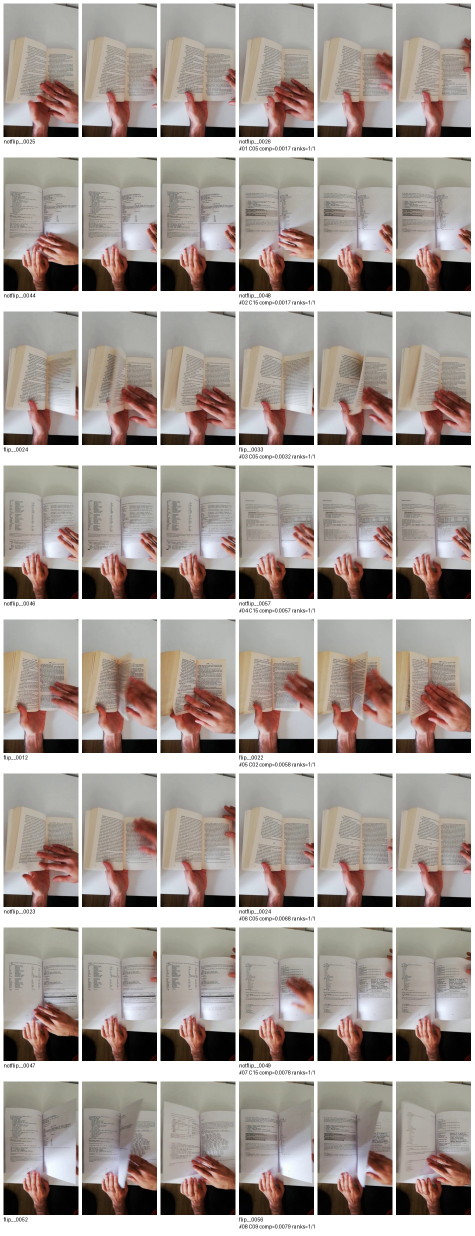
#> input picture raw_session_candidate_review/all_candidates_page_01.jpg, 949 x 2471 px (shown at 1/2 size)
$ python -i run_baseline.py   (imports and definitions only)
#> lines starting #> are read from the running program, lines starting #| are printed output that depends on the picture
#!/usr/bin/env python3
from __future__ import annotations

import argparse
import hashlib
import json
from pathlib import Path

import numpy as np
import pandas as pd
from PIL import Image, ImageOps
from sklearn.linear_model import LogisticRegression
from sklearn.metrics import (
    accuracy_score,
    confusion_matrix,
    f1_score,
    precision_score,
    recall_score,
)
from sklearn.pipeline import Pipeline
from sklearn.preprocessing import StandardScaler

SEED = 2026
POSITIVE_LABEL = 1
FEATURE_SIZE = (96, 96)


def entropy32(gray: np.ndarray) -> float:
    hist, _ = np.histogram(gray, bins=32, range=(0.0, 1.0))
    p = hist.astype(np.float64)
    p /= p.sum()
    p = p[p > 0]
    return float(-(p * np.log2(p)).sum())


def image_features(path: Path) -> dict[str, float]:
    with Image.open(path) as img:
#> img is the input picture: PIL image 949x2471 RGB; mean R, G, B 167, 157.6, 151.8
        img = ImageOps.exif_transpose(img).convert("RGB").resize(
            FEATURE_SIZE, Image.Resampling.BILINEAR
        )
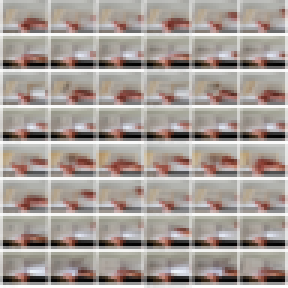
#> img: PIL image 96x96 RGB (shown 3 times larger); mean R, G, B 166.8, 157.4, 151.7
        rgb = np.asarray(img, dtype=np.float32) / 255.0

    gray = (
        0.299 * rgb[:, :, 0]
        + 0.587 * rgb[:, :, 1]
        + 0.114 * rgb[:, :, 2]
    )
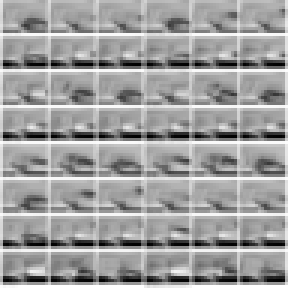
#> gray: shape (96, 96) float32 (shown 3 times larger); min 0.00392, max 1, mean 0.626

    gx = np.abs(np.diff(gray, axis=1))
    gy = np.abs(np.diff(gray, axis=0))
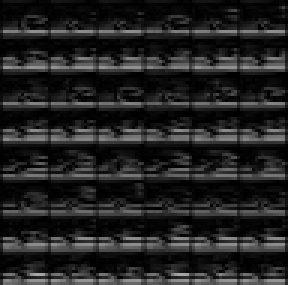
#> gy: shape (95, 96) float32 (shown 3 times larger); min 0, max 0.658, mean 0.135
    grad = np.sqrt(
        gx[:-1, :] ** 2
        + gy[:, :-1] ** 2
    )
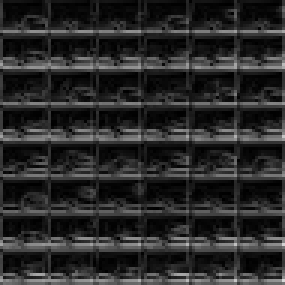
#> grad: shape (95, 95) float32 (shown 3 times larger); min 0, max 0.841, mean 0.161

    d2x = np.abs(np.diff(gray, n=2, axis=1))
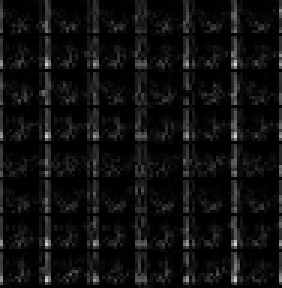
#> d2x: shape (96, 94) float32 (shown 3 times larger); min 0, max 0.827, mean 0.0631
    d2y = np.abs(np.diff(gray, n=2, axis=0))
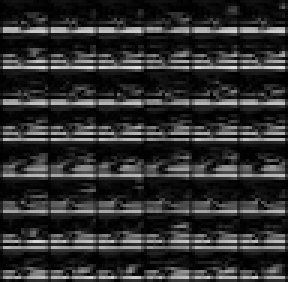
#> d2y: shape (94, 96) float32 (shown 3 times larger); min 0, max 0.873, mean 0.181

    h, w = gray.shape
#> h = 96; w = 96
    y0, y1 = h // 4, 3 * h // 4
#> y0 = 24; y1 = 72
    x0, x1 = w // 4, 3 * w // 4
#> x0 = 24; x1 = 72
    center = gray[y0:y1, x0:x1]
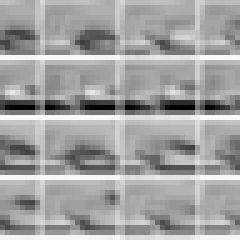
#> center: shape (48, 48) float32 (shown 5 times larger); min 0.00392, max 0.988, mean 0.636

    border_mask = np.ones_like(gray, dtype=bool)
    border_mask[y0:y1, x0:x1] = False
    border = gray[border_mask]
#> border = 6912 values, max 1 at index 6822, min 0.00392 at index 2077, mean 0.622

    return {
        "gray_mean": float(gray.mean()),
        "gray_std": float(gray.std()),
        "gray_p10": float(np.quantile(gray, 0.10)),
        "gray_p25": float(np.quantile(gray, 0.25)),
        "gray_p50": float(np.quantile(gray, 0.50)),
        "gray_p75": float(np.quantile(gray, 0.75)),
        "gray_p90": float(np.quantile(gray, 0.90)),
        "dark_ratio": float((gray < 0.25).mean()),
        "bright_ratio": float((gray > 0.75).mean()),
        "entropy_32bin": entropy32(gray),
        "grad_x_mean": float(gx.mean()),
        "grad_y_mean": float(gy.mean()),
        "grad_mean": float(grad.mean()),
        "edge_ratio": float((grad > 0.10).mean()),
        "second_diff_mean": float((d2x.mean() + d2y.mean()) / 2.0),
        "red_mean": float(rgb[:, :, 0].mean()),
        "green_mean": float(rgb[:, :, 1].mean()),
        "blue_mean": float(rgb[:, :, 2].mean()),
        "red_std": float(rgb[:, :, 0].std()),
        "green_std": float(rgb[:, :, 1].std()),
        "blue_std": float(rgb[:, :, 2].std()),
        "center_gray_mean": float(center.mean()),
        "border_gray_mean": float(border.mean()),
        "center_minus_border": float(center.mean() - border.mean()),
        "left_minus_right": float(gray[:, : w // 2].mean() - gray[:, w // 2 :].mean()),
        "top_minus_bottom": float(gray[: h // 2, :].mean() - gray[h // 2 :, :].mean()),
    }
#> in entropy32, `hist, _ = np.histogram(gray, bins=32, range=(0.0, 1.0))`: hist = 32 values, max 1358 at index 20, min 9 at index 3, mean 288
#> in entropy32, `p = hist.astype(np.float64)`: p has the same summary as hist
#> in entropy32, `p /= p.sum()`: p = 32 values, max 0.147 at index 20, min 0.000977 at index 3, mean 0.0312


# [22 lines left out: function metric_block, not called in this run]


def sha256_file(path: Path) -> str:
    return hashlib.sha256(path.read_bytes()).hexdigest()


# [175 lines left out: function main, not called in this run]


# [2 lines not run here, left out]

>>> result = image_features('../raw_session_candidate_review/all_candidates_page_01.jpg')
#> result = 26 items

$ run again, on raw_session_candidate_review/all_candidates_page_03.jpg
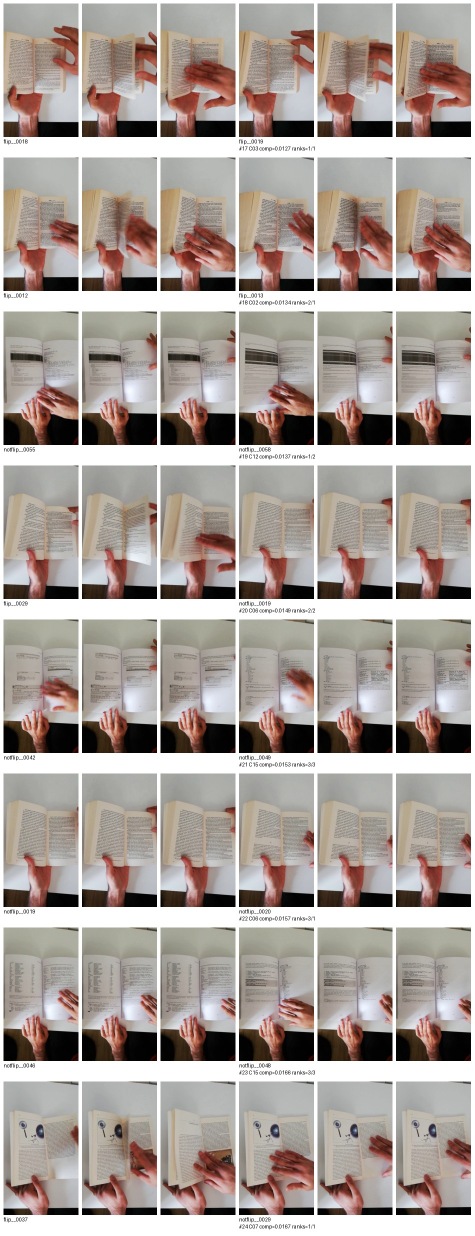
#> input picture raw_session_candidate_review/all_candidates_page_03.jpg, 949 x 2471 px (shown at 1/2 size)
#> in image_features, img is the input picture: PIL image 949x2471 RGB; mean R, G, B 169, 158.9, 153.1
#> img: PIL image 96x96 RGB
#> in image_features, `d2y = np.abs(np.diff(gray, n=2, axis=0))`:
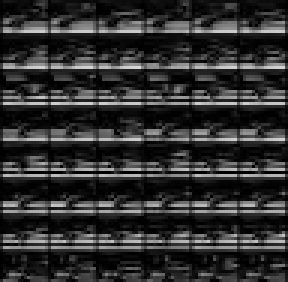
#> d2y: shape (94, 96) float32 (shown 3 times larger); min 0, max 0.847, mean 0.187
#> in image_features, `center = gray[y0:y1, x0:x1]`:
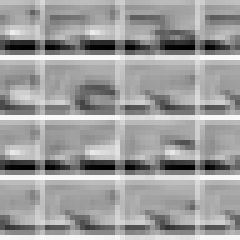
#> center: shape (48, 48) float32 (shown 5 times larger); min 0.00392, max 0.984, mean 0.622
#> border = 6912 values, max 1 at index 6822, min 0.00392 at index 3917, mean 0.635
#> hist = 32 values, max 1187 at index 20, min 5 at index 3, mean 288
#> in entropy32, `p = hist.astype(np.float64)`: p has the same summary as hist
#> in entropy32, `p /= p.sum()`: p = 32 values, max 0.129 at index 20, min 0.000543 at index 3, mean 0.0312
#> result = 26 items

$ run again, on raw_session_candidate_review/all_candidates_page_04.jpg
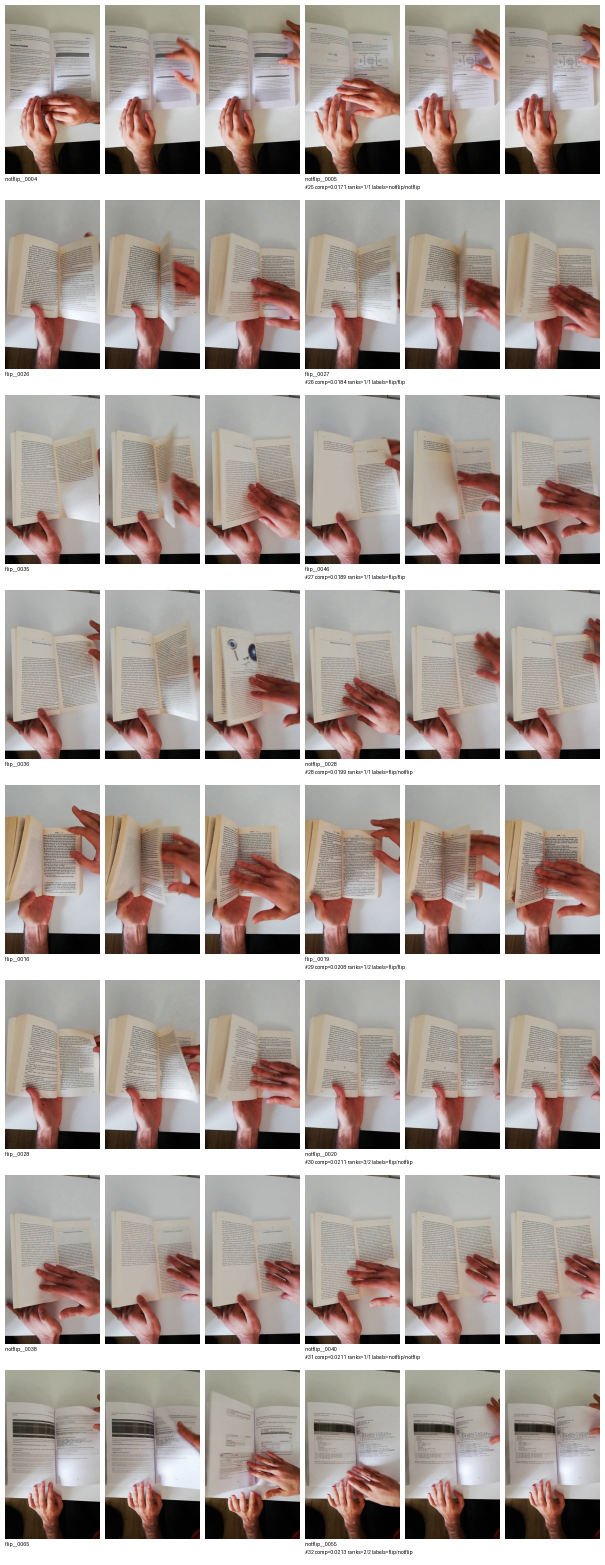
#> input picture raw_session_candidate_review/all_candidates_page_04.jpg, 1210 x 3130 px (shown at 1/2 size)
#> in image_features, img is the input picture: PIL image 1210x3130 RGB; mean R, G, B 173.2, 162.4, 156.8
#> img: PIL image 96x96 RGB
#> in image_features, `d2y = np.abs(np.diff(gray, n=2, axis=0))`:
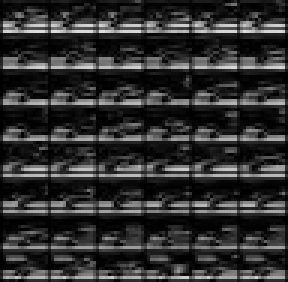
#> d2y: shape (94, 96) float32 (shown 3 times larger); min 0, max 0.872, mean 0.186
#> in image_features, `center = gray[y0:y1, x0:x1]`:
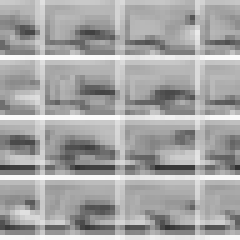
#> center: shape (48, 48) float32 (shown 5 times larger); min 0.193, max 0.988, mean 0.651
#> border = 6912 values, max 1 at index 6821, min 0.00784 at index 6685, mean 0.645
#> hist = 32 values, max 1201 at index 21, min 10 at index 2, mean 288
#> in entropy32, `p = hist.astype(np.float64)`: p has the same summary as hist
#> in entropy32, `p /= p.sum()`: p = 32 values, max 0.13 at index 21, min 0.00109 at index 2, mean 0.0312
#> result = 26 items

$ run again, on raw_session_candidate_review/all_candidates_page_05.jpg
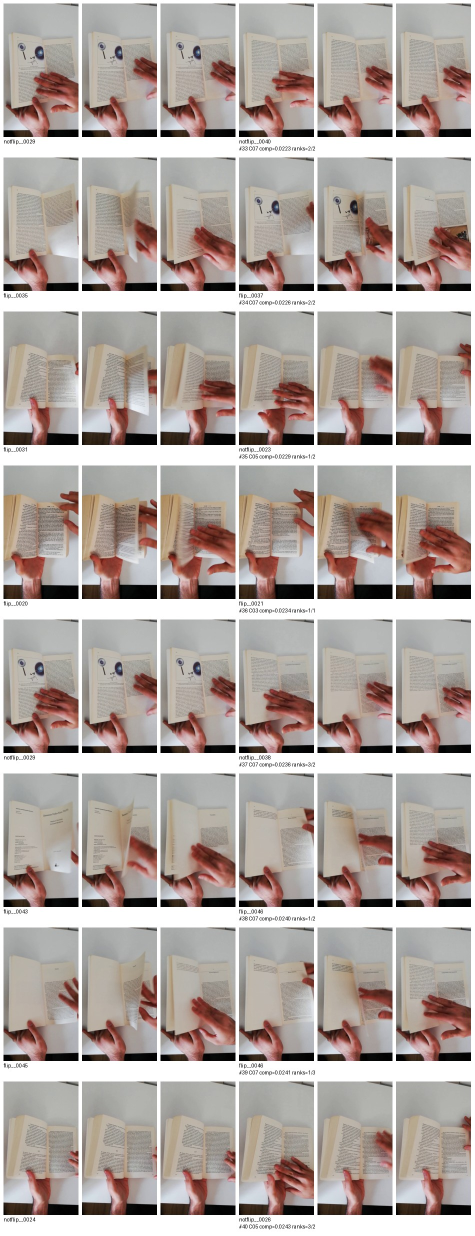
#> input picture raw_session_candidate_review/all_candidates_page_05.jpg, 949 x 2471 px (shown at 1/2 size)
#> in image_features, img is the input picture: PIL image 949x2471 RGB; mean R, G, B 176.3, 165.7, 160.5
#> img: PIL image 96x96 RGB
#> in image_features, `center = gray[y0:y1, x0:x1]`:
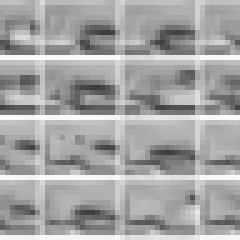
#> center: shape (48, 48) float32 (shown 5 times larger); min 0.233, max 0.988, mean 0.646
#> border = 6912 values, max 1 at index 6824, min 0.228 at index 3100, mean 0.664
#> hist = 32 values, max 1379 at index 21, min 0 at index 0, mean 288
#> in entropy32, `p = hist.astype(np.float64)`: p has the same summary as hist
#> in entropy32, `p /= p.sum()`: p = 32 values, max 0.15 at index 21, min 0 at index 0, mean 0.0312
#> in entropy32, `p = p[p > 0]`: p = 25 values, max 0.15 at index 14, min 0.00195 at index 0, mean 0.04
#> result = 26 items
